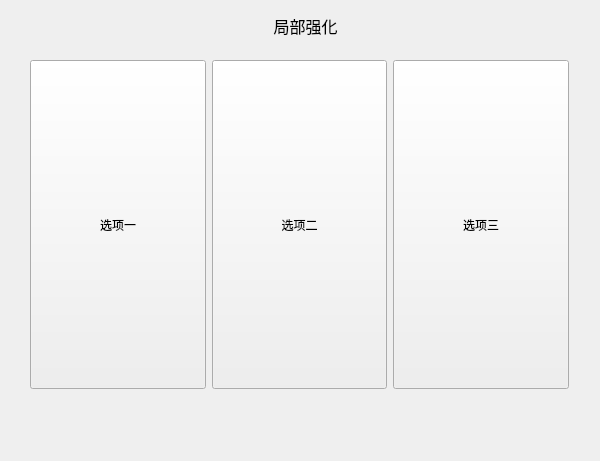
<?xml version="1.0" encoding="UTF-8"?>
<ui version="4.0">
 <class>LevelUp</class>
 <widget class="QWidget" name="LevelUp">
  <property name="geometry">
   <rect>
    <x>0</x>
    <y>0</y>
    <width>600</width>
    <height>461</height>
   </rect>
  </property>
  <property name="windowTitle">
   <string>Form</string>
  </property>
  <widget class="QLabel" name="title">
   <property name="geometry">
    <rect>
     <x>220</x>
     <y>10</y>
     <width>171</width>
     <height>31</height>
    </rect>
   </property>
   <property name="font">
    <font>
     <family>Microsoft YaHei UI</family>
     <pointsize>12</pointsize>
    </font>
   </property>
   <property name="text">
    <string>局部强化</string>
   </property>
   <property name="alignment">
    <set>Qt::AlignCenter</set>
   </property>
  </widget>
  <widget class="QLabel" name="label_gold">
   <property name="geometry">
    <rect>
     <x>450</x>
     <y>20</y>
     <width>101</width>
     <height>31</height>
    </rect>
   </property>
   <property name="font">
    <font>
     <pointsize>9</pointsize>
    </font>
   </property>
   <property name="text">
    <string/>
   </property>
  </widget>
  <widget class="QWidget" name="horizontalLayoutWidget">
   <property name="geometry">
    <rect>
     <x>30</x>
     <y>60</y>
     <width>539</width>
     <height>329</height>
    </rect>
   </property>
   <layout class="QHBoxLayout" name="horizontalLayout">
    <item>
     <widget class="QPushButton" name="button_choose1">
      <property name="sizePolicy">
       <sizepolicy hsizetype="Expanding" vsizetype="Expanding">
        <horstretch>0</horstretch>
        <verstretch>0</verstretch>
       </sizepolicy>
      </property>
      <property name="font">
       <font>
        <family>Microsoft YaHei UI</family>
        <pointsize>9</pointsize>
       </font>
      </property>
      <property name="autoFillBackground">
       <bool>false</bool>
      </property>
      <property name="text">
       <string>选项一</string>
      </property>
     </widget>
    </item>
    <item>
     <widget class="QPushButton" name="button_choose2">
      <property name="sizePolicy">
       <sizepolicy hsizetype="Expanding" vsizetype="Expanding">
        <horstretch>0</horstretch>
        <verstretch>0</verstretch>
       </sizepolicy>
      </property>
      <property name="font">
       <font>
        <family>Microsoft YaHei UI</family>
        <pointsize>9</pointsize>
       </font>
      </property>
      <property name="text">
       <string>选项二</string>
      </property>
     </widget>
    </item>
    <item>
     <widget class="QPushButton" name="button_choose3">
      <property name="sizePolicy">
       <sizepolicy hsizetype="Expanding" vsizetype="Expanding">
        <horstretch>0</horstretch>
        <verstretch>0</verstretch>
       </sizepolicy>
      </property>
      <property name="font">
       <font>
        <family>Microsoft YaHei UI</family>
        <pointsize>9</pointsize>
       </font>
      </property>
      <property name="text">
       <string>选项三</string>
      </property>
     </widget>
    </item>
   </layout>
  </widget>
  <widget class="QLabel" name="label_choose1_gold">
   <property name="geometry">
    <rect>
     <x>70</x>
     <y>400</y>
     <width>101</width>
     <height>31</height>
    </rect>
   </property>
   <property name="font">
    <font>
     <pointsize>9</pointsize>
    </font>
   </property>
   <property name="text">
    <string/>
   </property>
  </widget>
  <widget class="QLabel" name="label_choose2_gold">
   <property name="geometry">
    <rect>
     <x>250</x>
     <y>400</y>
     <width>101</width>
     <height>31</height>
    </rect>
   </property>
   <property name="font">
    <font>
     <pointsize>9</pointsize>
    </font>
   </property>
   <property name="text">
    <string/>
   </property>
  </widget>
  <widget class="QLabel" name="label_choose3_gold">
   <property name="geometry">
    <rect>
     <x>430</x>
     <y>400</y>
     <width>111</width>
     <height>31</height>
    </rect>
   </property>
   <property name="font">
    <font>
     <pointsize>9</pointsize>
    </font>
   </property>
   <property name="text">
    <string/>
   </property>
  </widget>
 </widget>
 <resources/>
 <connections/>
</ui>
